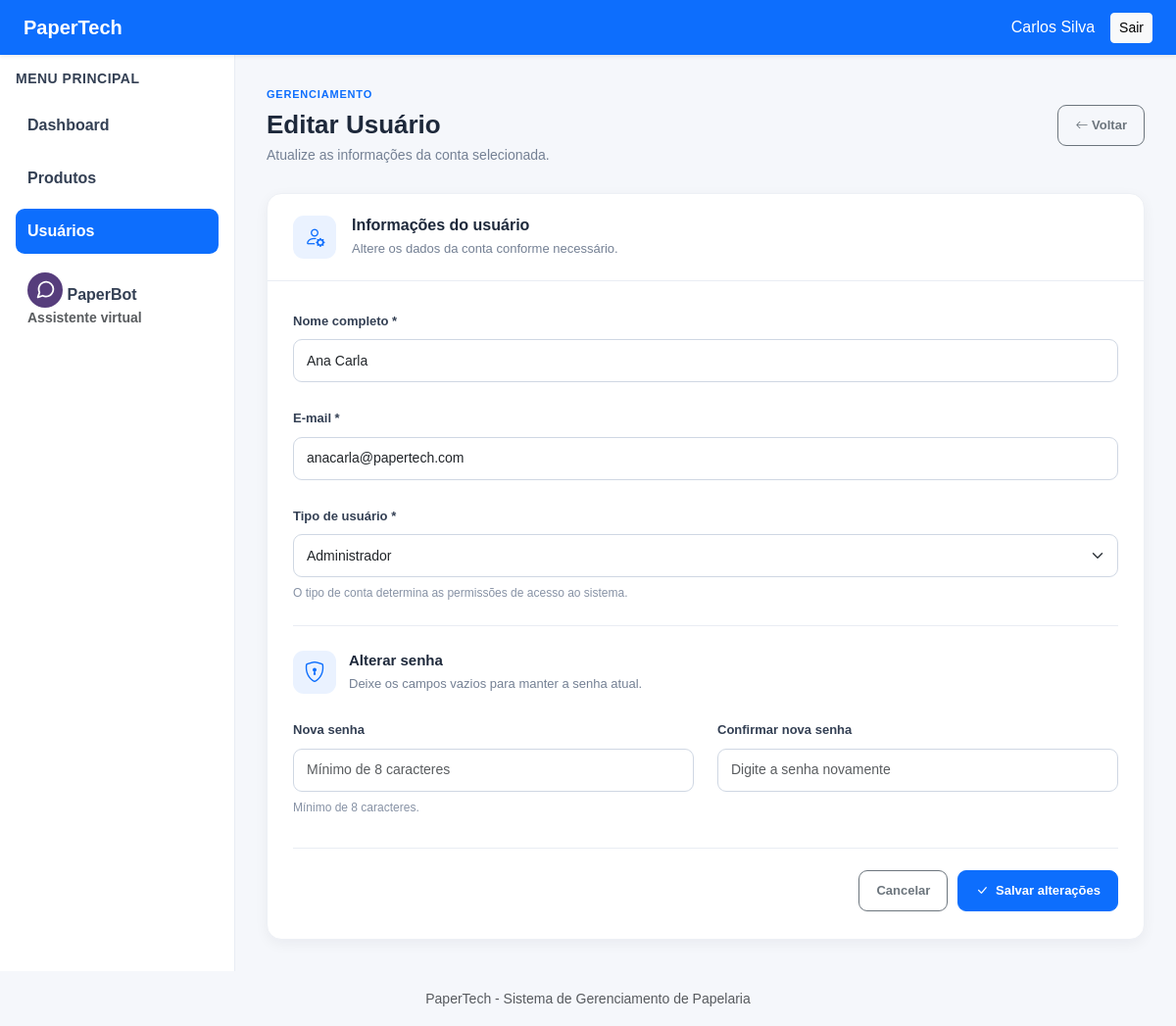
Screenshot of /modules/usuarios/editar.php?id=2 (signed in) with the database file from the repository.
### tables this page shows
CREATE TABLE `usuarios` (
  `id` int(11) NOT NULL,
  `nome` varchar(150) NOT NULL,
  `email` varchar(150) NOT NULL,
  `senha` varchar(255) NOT NULL,
  `tipo` enum('admin','funcionario') NOT NULL DEFAULT 'funcionario',
  `data_cadastro` datetime NOT NULL DEFAULT current_timestamp()
);

### modules/usuarios/editar.php (the view, shortened to what this page needs)
<?php
require_once __DIR__ . '/../../config/database.php';
$usuario = null;
$id = filter_input(INPUT_GET, 'id', FILTER_VALIDATE_INT);
if (!$id || $id <= 0) {
    http_response_code(400);
    $erro = 'ID de usuário inválido.';
} else {
    $stmt = $pdo->prepare(
        "SELECT id, nome, email, tipo FROM usuarios WHERE id = :id"
    );
    $stmt->execute([':id' => $id]);
    $usuario = $stmt->fetch();
}
?>
<?php require_once __DIR__ . '/../../includes/header.php'; ?>
<div class="main-container">
    <?php require_once __DIR__ . '/../../includes/sidebar.php'; ?>
    <main class="content">
        <div class="page-header user-page-header">
            <div>
                <span class="page-eyebrow">GERENCIAMENTO</span>
                <h2>Editar Usuário</h2>
                <p>
                    Atualize as informações da conta selecionada.
                </p>
            </div>
            <a href="index.php" class="btn btn-outline-secondary">
                <i class="bi bi-arrow-left"></i>
                Voltar
            </a>
        </div>
        <?php if ($usuario): ?>
            <div class="user-form-card">
                <div class="user-form-card-header">
                    <div class="d-flex align-items-center gap-3">
                        <div class="user-form-icon">
                            <i class="bi bi-person-gear"></i>
                        </div>
                        <div>
                            <h5>Informações do usuário</h5>
                            <p>
                                Altere os dados da conta conforme necessário.
                            </p>
                        </div>
                    </div>
                </div>
                <form method="POST" class="user-form">
                    <div class="mb-4">
                        <label for="nome" class="form-label">
                            Nome completo *
                        </label>
                        <input
                            type="text"
                            id="nome"
                            name="nome"
                            class="form-control"
                            maxlength="150"
                            value="<?= htmlspecialchars($usuario['nome'], ENT_QUOTES, 'UTF-8') ?>"
                            autocomplete="name"
                            required
                        >
                    </div>
                    <div class="mb-4">
                        <label for="email" class="form-label">
                            E-mail *
                        </label>
                        <input
                            type="email"
                            id="email"
                            name="email"
                            class="form-control"
                            maxlength="150"
                            value="<?= htmlspecialchars($usuario['email'], ENT_QUOTES, 'UTF-8') ?>"
                            autocomplete="email"
                            required
                        >
                    </div>
                    <div class="mb-4">
                        <label for="tipo" class="form-label">
                            Tipo de usuário *
                        </label>
                        <select
                            id="tipo"
                            name="tipo"
                            class="form-select"
                            required
                        >
                            <option value="admin"
                                <?= $usuario['tipo'] === 'admin' ? 'selected' : '' ?>>
                                Administrador
                            </option>
                        </select>
                        <small class="form-text">
                            O tipo de conta determina as permissões de acesso ao sistema.
                        </small>
                    </div>
                    <div class="user-password-section">
                        <div class="user-password-heading">
                            <div class="user-form-icon">
                                <i class="bi bi-shield-lock"></i>
                            </div>
                            <div>
                                <h5>Alterar senha</h5>
                                <p>
                                    Deixe os campos vazios para manter a senha atual.
                                </p>
                            </div>
                        </div>
                        <div class="row">
                            <div class="col-md-6 mb-4">
                                <label for="senha" class="form-label">
                                    Nova senha
                                </label>
                                <input
                                    type="password"
                                    id="senha"
                                    name="senha"
                                    class="form-control"
                                    minlength="8"
                                    placeholder="Mínimo de 8 caracteres"
                                    autocomplete="new-password"
                                >
                                <small class="form-text">
                                    Mínimo de 8 caracteres.
                                </small>
                            </div>
                            <div class="col-md-6 mb-4">
                                <label for="confirmar_senha" class="form-label">
                                    Confirmar nova senha
                                </label>
                                <input
                                    type="password"
                                    id="confirmar_senha"
                                    name="confirmar_senha"
                                    class="form-control"
                                    minlength="8"
                                    placeholder="Digite a senha novamente"
                                    autocomplete="new-password"
                                >
                            </div>
                        </div>
                    </div>
                    <div class="user-form-footer">
                        <a href="index.php" class="btn btn-outline-secondary">
                            Cancelar
                        </a>
                        <button type="submit" class="btn btn-primary">
                            <i class="bi bi-check-lg me-1"></i>
                            Salvar alterações
                        </button>
                    </div>
                </form>
            </div>
        <?php endif; ?>
    </main>
</div>
<?php require_once __DIR__ . '/../../includes/footer.php'; ?>

### public/assets/css/style.css (style rules this page uses)
body { background-color: #f5f7fb; font-family: Arial, Helvetica, sans-serif; min-height: 100vh; display: flex; flex-direction: column; color: #202938; }
.main-container { display: flex; flex: 1; min-width: 0; }
.content { flex: 1; min-width: 0; padding: 32px; }
.user-page-header { display: flex; justify-content: space-between; align-items: center; gap: 20px; margin-bottom: 28px; }
.user-page-header .page-eyebrow { display: block; color: #0d6efd; font-size: 11px; font-weight: 800; letter-spacing: 0.8px; margin-bottom: 7px; }
.user-page-header h2 { color: #1e293b; font-size: 26px; font-weight: 700; margin-bottom: 5px; }
.user-page-header p { color: #748094; font-size: 14px; margin: 0; }
.user-form-card { background: #ffffff; border: 1px solid #edf0f5; border-radius: 15px; box-shadow: 0 4px 14px rgba(15, 23, 42, 0.05); overflow: hidden; }
.user-form-card-header { padding: 22px 26px; border-bottom: 1px solid #e9edf3; }
.user-form-icon { width: 44px; height: 44px; display: flex; align-items: center; justify-content: center; background: #eaf2ff; color: #0d6efd; border-radius: 11px; font-size: 21px; }
.user-form-card-header h5 { color: #1e293b; font-size: 16px; font-weight: 700; margin-bottom: 5px; }
.user-form-card-header p { color: #748094; font-size: 13px; margin: 0; }
.user-form { padding: 28px 26px; }
.user-form .form-label { color: #344054; font-size: 13px; font-weight: 700; margin-bottom: 9px; }
.user-form .form-control, .user-form .form-select { min-height: 44px; border: 1px solid #cfd7e3; border-radius: 9px; font-size: 14px; padding: 10px 13px; }
.user-form .form-text { display: block; color: #8792a5; font-size: 12px; margin-top: 7px; }
.user-form-footer { display: flex; justify-content: flex-end; gap: 10px; border-top: 1px solid #e9edf3; padding-top: 22px; margin-top: 8px; }
.user-form-footer .btn, .user-page-header .btn { min-height: 42px; padding: 10px 17px; border-radius: 9px; font-size: 13px; font-weight: 600; }
.user-password-section { border-top: 1px solid #e9edf3; padding-top: 25px; margin-top: 8px; }
.user-password-heading { display: flex; align-items: center; gap: 13px; margin-bottom: 24px; }
.user-password-heading h5 { color: #1e293b; font-size: 15px; font-weight: 700; margin-bottom: 5px; }
.user-password-heading p { color: #748094; font-size: 13px; margin: 0; }

### rows the page displays
usuarios: nome "Ana Carla", email "anacarla@papertech.com", tipo "Administrador"

### other values shown
$nomeUsuario "Carlos Silva"
